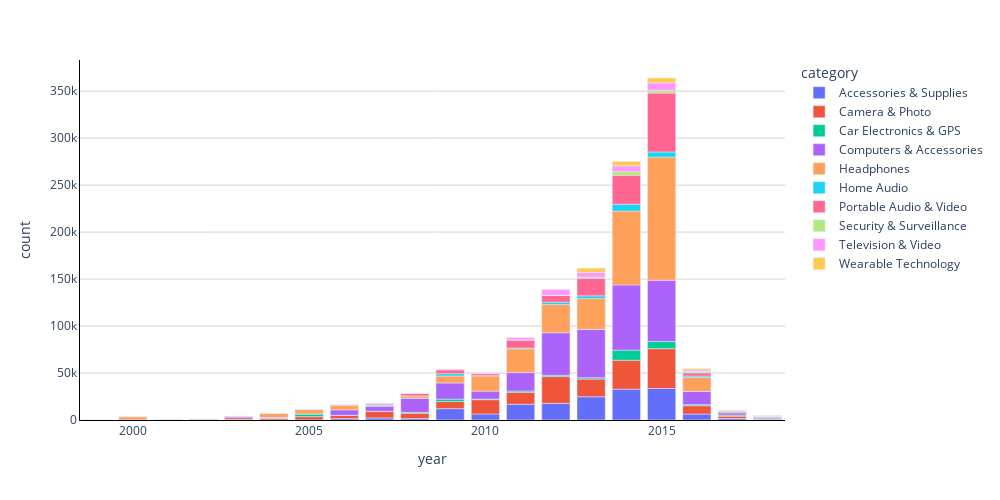

The code cell stored with this chart in its notebook:
### Code cell
import plotly.express as px
df1 = highest_product_sale_based_on_year



fig = px.bar(df1, x="year", y="count", color="category", text_auto=False)
fig.update_layout(height=500,width=1000)
config={"modeBarButtonsToRemove": ['select2d','zoomIn2d','zoomOut2d','zoom2d','pan2d','lasso2d','autoScale2d','resetScale2d','resetScale2d'],'displaylogo': False}
fig.update_xaxes(showticklabels=True)
fig.update_xaxes(showline=True , linecolor='black' )
fig.update_yaxes(showline=True, linecolor='black')
fig.update_xaxes(showgrid=False)
fig.update_yaxes(showgrid=True ,gridcolor='lightgrey')
fig.update_layout(
    {
        "paper_bgcolor": "rgba(0, 0, 0, 0)",
        "plot_bgcolor": "rgba(0, 0, 0, 0)",
    }
)
fig.show(config = config)

### Figure 1 — Plotly figure (JSON) as saved in the notebook; plotly's stock layout.template omitted (floating-point values rounded to 4 significant figures)
{"data": [{"alignmentgroup": "True", "hovertemplate": "category=Accessories & Supplies<br>year=%{x}<br>count=%{y}<extra></extra>", "legendgroup": "Accessories & Supplies", "marker": {"color": "#636efa", "pattern": {"shape": ""}}, "name": "Accessories & Supplies", "offsetgroup": "Accessories & Supplies", "orientation": "v", "showlegend": true, "textposition": "auto", "type": "bar", "x": [2000, 2001, 2003, 2004, 2005, 2006, 2007, 2008, 2009, 2010, 2011, 2012, 2013, 2014, 2015, 2016, 2017, 2018], "xaxis": "x", "y": [12, 18, 661, 40, 54, 1495, 2205, 1459, 12075, 6409, 16794, 17683, 24770, 32823, 33534, 6328, 1647, 591], "yaxis": "y"}, {"alignmentgroup": "True", "hovertemplate": "category=Camera & Photo<br>year=%{x}<br>count=%{y}<extra></extra>", "legendgroup": "Camera & Photo", "marker": {"color": "#EF553B", "pattern": {"shape": ""}}, "name": "Camera & Photo", "offsetgroup": "Camera & Photo", "orientation": "v", "showlegend": true, "textposition": "auto", "type": "bar", "x": [2000, 2001, 2002, 2003, 2004, 2005, 2006, 2007, 2008, 2009, 2010, 2011, 2012, 2013, 2014, 2015, 2016, 2017, 2018], "xaxis": "x", "y": [65, 596, 341, 1864, 1770, 3525, 3312, 6819, 5707, 7570, 15220, 12688, 28515, 18816, 30803, 42403, 8850, 2446, 1263], "yaxis": "y"}, {"alignmentgroup": "True", "hovertemplate": "category=Car Electronics & GPS<br>year=%{x}<br>count=%{y}<extra></extra>", "legendgroup": "Car Electronics & GPS", "marker": {"color": "#00cc96", "pattern": {"shape": ""}}, "name": "Car Electronics & GPS", "offsetgroup": "Car Electronics & GPS", "orientation": "v", "showlegend": true, "textposition": "auto", "type": "bar", "x": [2004, 2005, 2006, 2007, 2008, 2009, 2010, 2011, 2012, 2013, 2014, 2015, 2016, 2017, 2018], "xaxis": "x", "y": [272, 2863, 190, 159, 937, 2542, 625, 1341, 1410, 1327, 10709, 7574, 1150, 1143, 828], "yaxis": "y"}, {"alignmentgroup": "True", "hovertemplate": "category=Computers & Accessories<br>year=%{x}<br>count=%{y}<extra></extra>", "legendgroup": "Computers & Accessories", "marker": {"color": "#ab63fa", "pattern": {"shape": ""}}, "name": "Computers & Accessories", "offsetgroup": "Computers & Accessories", "orientation": "v", "showlegend": true, "textposition": "auto", "type": "bar", "x": [2000, 2001, 2002, 2003, 2004, 2005, 2006, 2007, 2008, 2009, 2010, 2011, 2012, 2013, 2014, 2015, 2016, 2017, 2018], "xaxis": "x", "y": [58, 48, 47, 1413, 793, 88, 5836, 5455, 14982, 17270, 8465, 19650, 45275, 51484, 69395, 65243, 14115, 2306, 1015], "yaxis": "y"}, {"alignmentgroup": "True", "hovertemplate": "category=Headphones<br>year=%{x}<br>count=%{y}<extra></extra>", "legendgroup": "Headphones", "marker": {"color": "#FFA15A", "pattern": {"shape": ""}}, "name": "Headphones", "offsetgroup": "Headphones", "orientation": "v", "showlegend": true, "textposition": "auto", "type": "bar", "x": [2000, 2004, 2005, 2006, 2007, 2008, 2009, 2010, 2011, 2012, 2013, 2014, 2015, 2016, 2017, 2018], "xaxis": "x", "y": [3404, 4276, 4400, 5067, 896, 2564, 7325, 16192, 25343, 29990, 32846, 78617, 131097, 15023, 1766, 528], "yaxis": "y"}, {"alignmentgroup": "True", "hovertemplate": "category=Home Audio<br>year=%{x}<br>count=%{y}<extra></extra>", "legendgroup": "Home Audio", "marker": {"color": "#19d3f3", "pattern": {"shape": ""}}, "name": "Home Audio", "offsetgroup": "Home Audio", "orientation": "v", "showlegend": true, "textposition": "auto", "type": "bar", "x": [2001, 2005, 2007, 2008, 2009, 2010, 2011, 2012, 2013, 2014, 2015, 2016, 2017, 2018], "xaxis": "x", "y": [40, 239, 838, 23, 2444, 323, 766, 2464, 2892, 7271, 5451, 1390, 37, 15], "yaxis": "y"}, {"alignmentgroup": "True", "hovertemplate": "category=Portable Audio & Video<br>year=%{x}<br>count=%{y}<extra></extra>", "legendgroup": "Portable Audio & Video", "marker": {"color": "#FF6692", "pattern": {"shape": ""}}, "name": "Portable Audio & Video", "offsetgroup": "Portable Audio & Video", "orientation": "v", "showlegend": true, "textposition": "auto", "type": "bar", "x": [1999, 2000, 2002, 2004, 2005, 2006, 2007, 2008, 2009, 2010, 2011, 2012, 2013, 2014, 2015, 2016, 2017, 2018], "xaxis": "x", "y": [118, 22, 567, 15, 187, 247, 1221, 2642, 4282, 2103, 8474, 7196, 18731, 30935, 62695, 3305, 416, 214], "yaxis": "y"}, {"alignmentgroup": "True", "hovertemplate": "category=Security & Surveillance<br>year=%{x}<br>count=%{y}<extra></extra>", "legendgroup": "Security & Surveillance", "marker": {"color": "#B6E880", "pattern": {"shape": ""}}, "name": "Security & Surveillance", "offsetgroup": "Security & Surveillance", "orientation": "v", "showlegend": true, "textposition": "auto", "type": "bar", "x": [2006, 2008, 2009, 2010, 2011, 2012, 2013, 2014, 2015, 2016, 2017, 2018], "xaxis": "x", "y": [47, 22, 71, 276, 254, 432, 1155, 4075, 2759, 1568, 89, 58], "yaxis": "y"}, {"alignmentgroup": "True", "hovertemplate": "category=Television & Video<br>year=%{x}<br>count=%{y}<extra></extra>", "legendgroup": "Television & Video", "marker": {"color": "#FF97FF", "pattern": {"shape": ""}}, "name": "Television & Video", "offsetgroup": "Television & Video", "orientation": "v", "showlegend": true, "textposition": "auto", "type": "bar", "x": [2000, 2003, 2004, 2005, 2006, 2007, 2008, 2009, 2010, 2011, 2012, 2013, 2014, 2015, 2016, 2017, 2018], "xaxis": "x", "y": [11, 11, 29, 221, 142, 396, 184, 754, 702, 2385, 6139, 5033, 5935, 8114, 1512, 417, 72], "yaxis": "y"}, {"alignmentgroup": "True", "hovertemplate": "category=Wearable Technology<br>year=%{x}<br>count=%{y}<extra></extra>", "legendgroup": "Wearable Technology", "marker": {"color": "#FECB52", "pattern": {"shape": ""}}, "name": "Wearable Technology", "offsetgroup": "Wearable Technology", "orientation": "v", "showlegend": true, "textposition": "auto", "type": "bar", "x": [2012, 2013, 2014, 2015, 2016, 2017, 2018], "xaxis": "x", "y": [50, 4641, 4631, 5134, 1357, 162, 40], "yaxis": "y"}], "layout": {"barmode": "relative", "height": 500, "legend": {"title": {"text": "category"}, "tracegroupgap": 0}, "margin": {"t": 60}, "paper_bgcolor": "rgba(0, 0, 0, 0)", "plot_bgcolor": "rgba(0, 0, 0, 0)", "width": 1000, "xaxis": {"anchor": "y", "autorange": true, "domain": [0, 1], "linecolor": "black", "range": [1998.0, 2018.0], "showgrid": false, "showline": true, "showticklabels": true, "title": {"text": "year"}, "type": "linear"}, "yaxis": {"anchor": "x", "autorange": true, "domain": [0, 1], "gridcolor": "lightgrey", "linecolor": "black", "range": [0, 383200.0], "showgrid": true, "showline": true, "title": {"text": "count"}, "type": "linear"}}}
